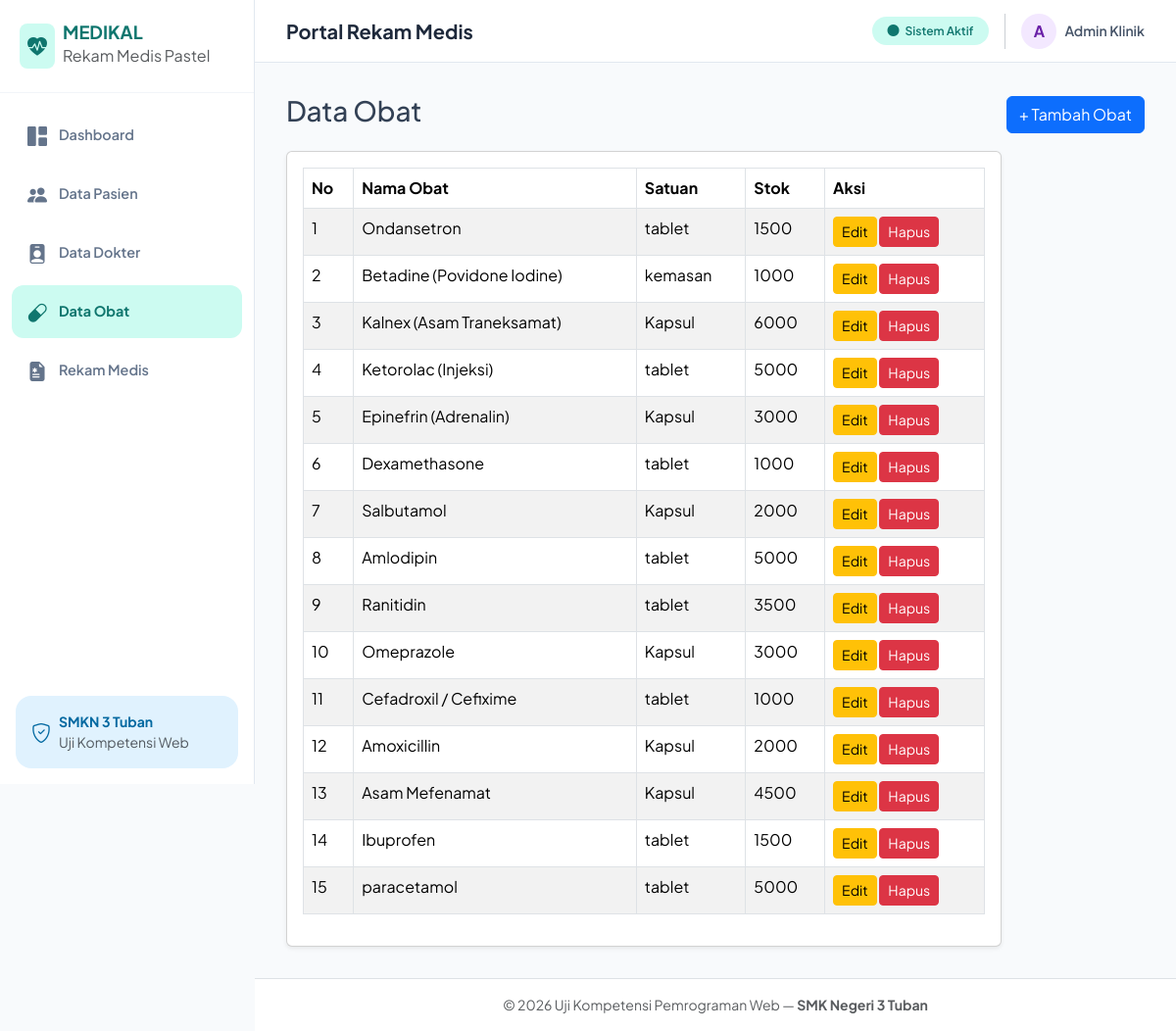
/obat.php, run on the app's committed database.
### tables this page shows
CREATE TABLE `obat` (
  `id_obat` int(11) NOT NULL,
  `nama_obat` varchar(100) NOT NULL,
  `satuan` varchar(30) NOT NULL,
  `stok` int(11) NOT NULL
);

### obat.php (the view)
<?php
include 'koneksi.php';
include 'header.php';
?>
<div class="d-flex justify-content-between align-items-center mb-3">
    <h3>Data Obat</h3>
    <a href="obat_tambah.php" class="btn btn-primary">+ Tambah Obat</a>
</div>
<div class="card shadow-sm col-md-10">
    <div class="card-body">
        <table class="table table-bordered table-striped">
            <thead>
                <tr>
                    <th>No</th>
                    <th>Nama Obat</th>
                    <th>Satuan</th>
                    <th>Stok</th>
                    <th>Aksi</th>
                </tr>
            </thead>
            <tbody>
                <?php
                $no = 1;
                $query = mysqli_query($koneksi, "SELECT * FROM obat ORDER BY id_obat DESC");
                while ($data = mysqli_fetch_assoc($query)) :
                ?>
                <tr>
                    <td><?= $no++; ?></td>
                    <td><?= $data['nama_obat']; ?></td>
                    <td><?= $data['satuan']; ?></td>
                    <td><?= $data['stok']; ?></td>
                    <td>
                        <a href="obat_edit.php?id=<?= $data['id_obat']; ?>" class="btn btn-sm btn-warning">Edit</a>
                        <a href="obat_hapus.php?id=<?= $data['id_obat']; ?>" class="btn btn-sm btn-danger" onclick="return confirm('Hapus obat ini?')">Hapus</a>
                    </td>
                </tr>
                <?php endwhile; ?>
            </tbody>
        </table>
    </div>
</div>
<?php include 'footer.php'; ?>

### header.php (shortened to what this page needs)
<!DOCTYPE html>
<html lang="id">
<head>
    <link href="https://cdn.jsdelivr.net/npm/bootstrap@5.3.2/dist/css/bootstrap.min.css" rel="stylesheet">
    <link rel="stylesheet" href="https://cdn.jsdelivr.net/npm/bootstrap-icons@1.11.3/font/bootstrap-icons.min.css">
</head>
<body>
    <aside class="sidebar">
        <div class="sidebar-brand d-flex align-items-center gap-2">
            <div class="p-2 rounded-3 d-flex align-items-center justify-content-center" style="background-color: var(--pastel-mint); color: var(--pastel-mint-dark);">
                <i class="bi bi-heart-pulse-fill fs-5"></i>
            </div>
            <div>
                <div class="lh-1 fw-bold" style="color: #0f766e;">MEDIKAL</div>
                <small class="text-muted fw-normal fs-7">Rekam Medis Pastel</small>
            </div>
        </div>
        <div class="sidebar-menu">
            <?php $page = basename($_SERVER['PHP_SELF']); ?>
            <a href="index.php" class="nav-link-custom <?= $page == 'index.php' ? 'active' : ''; ?>">
                <i class="bi bi-grid-1x2-fill fs-5"></i> Dashboard
            </a>
            <a href="pasien.php" class="nav-link-custom <?= strpos($page, 'pasien') !== false ? 'active' : ''; ?>">
                <i class="bi bi-people-fill fs-5"></i> Data Pasien
            </a>
            <a href="dokter.php" class="nav-link-custom <?= strpos($page, 'dokter') !== false ? 'active' : ''; ?>">
                <i class="bi bi-person-badge-fill fs-5"></i> Data Dokter
            </a>
            <a href="obat.php" class="nav-link-custom <?= strpos($page, 'obat') !== false ? 'active' : ''; ?>">
                <i class="bi bi-capsule fs-5"></i> Data Obat
            </a>
            <a href="rekam_medis.php" class="nav-link-custom <?= strpos($page, 'rekam_medis') !== false ? 'active' : ''; ?>">
                <i class="bi bi-file-earmark-medical-fill fs-5"></i> Rekam Medis
            </a>
        </div>
        <div class="p-3 m-3 rounded-4" style="background-color: var(--pastel-blue);">
            <div class="d-flex align-items-center gap-2">
                <i class="bi bi-shield-check fs-5" style="color: var(--pastel-blue-dark);"></i>
                <div class="small">
                    <div class="fw-bold" style="color: var(--pastel-blue-dark);">SMKN 3 Tuban</div>
                    <div class="text-muted fs-8">Uji Kompetensi Web</div>
                </div>
            </div>
        </div>
    </aside>
    <div class="main-wrapper">
        <header class="top-navbar">
            <div class="d-flex align-items-center gap-3">
                <h5 class="mb-0 fw-bold" style="color: #1e293b;">Portal Rekam Medis</h5>
            </div>
            <div class="d-flex align-items-center gap-3">
                <span class="badge px-3 py-2 rounded-pill fw-semibold" style="background-color: var(--pastel-mint); color: var(--pastel-mint-dark);">
                    <i class="bi bi-circle-fill me-1 fs-8"></i> Sistem Aktif
                </span>
                <div class="d-flex align-items-center gap-2">
                    <div class="rounded-circle d-flex align-items-center justify-content-center fw-bold" style="width:36px; height:36px; background-color: var(--pastel-purple); color: var(--pastel-purple-dark);">
                        A
                    </div>
                    <span class="fw-semibold small d-none d-sm-inline" style="color: #475569;">Admin Klinik</span>
                </div>
            </div>
        </header>
        <main class="content-body">

### footer.php (shortened to what this page needs)
</main>
        <footer class="mt-auto py-3 bg-white border-top text-center text-muted small">
            <div class="container-fluid">
                &copy; 2026 Uji Kompetensi Pemrograman Web — <strong>SMK Negeri 3 Tuban</strong>
            </div>
        </footer>
    </div>
</body>
</html>

### header.php (style rules this page uses)
:root { --sidebar-width: 260px; --bg-main: #f8fafc; --sidebar-bg: #ffffff; --pastel-mint: #ccfbf1; --pastel-mint-dark: #0f766e; --pastel-blue: #e0f2fe; --pastel-blue-dark: #0369a1; --pastel-purple: #f3e8ff; --pastel-purple-dark: #6b21a8; --pastel-peach: #ffe4e6; --pastel-peach-dark: #9f1239; --pastel-amber: #fef3c7; --pastel-amber-dark: #92400e; --text-slate: #334155; }
body { font-family: 'Plus Jakarta Sans', sans-serif; background-color: var(--bg-main); color: var(--text-slate); }
.sidebar { width: var(--sidebar-width); height: 100vh; position: fixed; top: 0; left: 0; background-color: var(--sidebar-bg); border-right: 1px solid #e2e8f0; color: #64748b; z-index: 1000; display: flex; flex-direction: column; transition: all 0.3s ease; }
.sidebar-brand { padding: 1.5rem 1.25rem; color: #1e293b; font-weight: 800; font-size: 1.15rem; border-bottom: 1px solid #f1f5f9; }
.sidebar-menu { padding: 1rem 0.75rem; flex-grow: 1; }
.nav-link-custom { color: #64748b; font-weight: 600; font-size: 0.9rem; padding: 0.75rem 1rem; border-radius: 12px; display: flex; align-items: center; gap: 12px; margin-bottom: 6px; text-decoration: none; transition: all 0.2s ease; }
.nav-link-custom.active { color: var(--pastel-mint-dark); background-color: var(--pastel-mint); font-weight: 700; }
.main-wrapper { margin-left: var(--sidebar-width); min-height: 100vh; display: flex; flex-direction: column; }
.top-navbar { background-color: #ffffff; border-bottom: 1px solid #e2e8f0; padding: 0.85rem 2rem; display: flex; align-items: center; justify-content: space-between; position: sticky; top: 0; z-index: 999; }
.content-body { padding: 2rem; flex-grow: 1; }

### data on the page
obat: nama_obat "Ondansetron", satuan "tablet", stok "1500"
obat: nama_obat "Betadine (Povidone Iodine)", satuan "kemasan", stok "1000"
obat: nama_obat "Kalnex (Asam Traneksamat)", satuan "Kapsul", stok "6000"
obat: nama_obat "Ketorolac (Injeksi)", satuan "tablet", stok "5000"
obat: nama_obat "Epinefrin (Adrenalin)", satuan "Kapsul", stok "3000"
obat: nama_obat "Dexamethasone", satuan "tablet", stok "1000"
obat: nama_obat "Salbutamol", satuan "Kapsul", stok "2000"
obat: nama_obat "Amlodipin", satuan "tablet", stok "5000"
obat: nama_obat "Ranitidin", satuan "tablet", stok "3500"
obat: nama_obat "Omeprazole", satuan "Kapsul", stok "3000"
obat: nama_obat "Cefadroxil / Cefixime", satuan "tablet", stok "1000"
obat: nama_obat "Amoxicillin", satuan "Kapsul", stok "2000"
obat: nama_obat "Asam Mefenamat", satuan "Kapsul", stok "4500"
obat: nama_obat "Ibuprofen", satuan "tablet", stok "1500"
obat: nama_obat "paracetamol", satuan "tablet", stok "5000"
